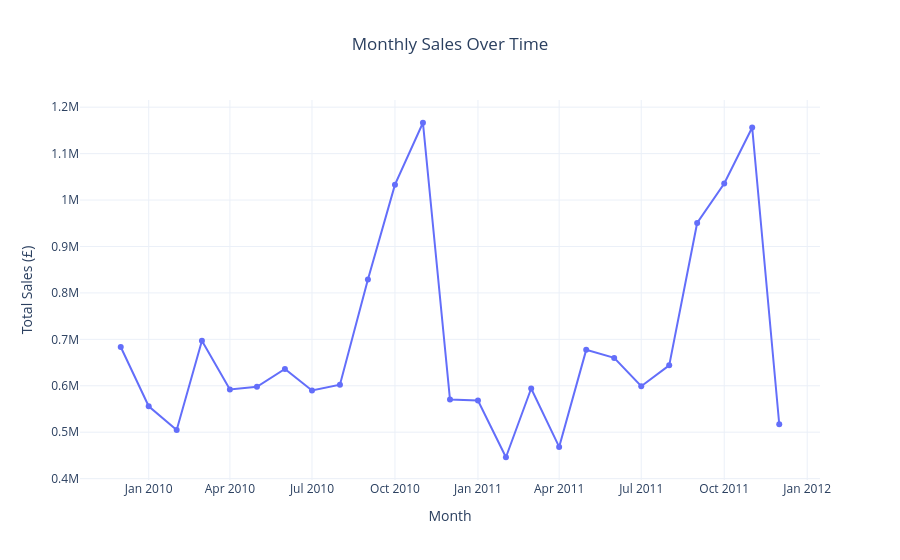

The cell this chart's notebook holds for it:
### Markdown cell above
### What are the monthly sales trends?

### Code cell
# group by monthly sales
monthly_sales = retaildf_clean.groupby(retaildf_clean["InvoiceDate"].dt.to_period("M"))["TotalPrice"].sum().reset_index()
monthly_sales["InvoiceDate"] = monthly_sales["InvoiceDate"].dt.to_timestamp()
monthly_sales.columns = ["Date", "Revenue"]

# time series chart
fig = px.line(
    monthly_sales,
    x="Date",
    y="Revenue",
    title="Monthly Sales Over Time",
    markers=True,
    labels={"Date": "Month", "Revenue": "Total Sales (£)"},
)

fig.update_layout(
    template="plotly_white",
    title_x=0.5
)
fig.show()

### Figure 1 — Plotly figure (JSON) as saved in the notebook; plotly's stock layout.template omitted (floating-point values rounded to 4 significant figures)
{"data": [{"hovertemplate": "Month=%{x}<br>Total Sales (£)=%{y}<extra></extra>", "legendgroup": "", "line": {"color": "#636efa", "dash": "solid"}, "marker": {"symbol": "circle"}, "mode": "lines+markers", "name": "", "orientation": "v", "showlegend": false, "type": "scatter", "x": ["2009-12-01T00:00:00", "2010-01-01T00:00:00", "2010-02-01T00:00:00", "2010-03-01T00:00:00", "2010-04-01T00:00:00", "2010-05-01T00:00:00", "2010-06-01T00:00:00", "2010-07-01T00:00:00", "2010-08-01T00:00:00", "2010-09-01T00:00:00", "2010-10-01T00:00:00", "2010-11-01T00:00:00", "2010-12-01T00:00:00", "2011-01-01T00:00:00", "2011-02-01T00:00:00", "2011-03-01T00:00:00", "2011-04-01T00:00:00", "2011-05-01T00:00:00", "2011-06-01T00:00:00", "2011-07-01T00:00:00", "2011-08-01T00:00:00", "2011-09-01T00:00:00", "2011-10-01T00:00:00", "2011-11-01T00:00:00", "2011-12-01T00:00:00"], "xaxis": "x", "y": [683500.0, 555800.0, 504600.0, 697000.0, 592000.0, 597800.0, 636400.0, 589700.0, 602200.0, 829000.0, 1033000.0, 1166000.0, 570400.0, 568100.0, 446100.0, 594100.0, 468400.0, 677400.0, 660000.0, 599000.0, 644100.0, 950700.0, 1036000.0, 1156000.0, 517200.0], "yaxis": "y"}], "layout": {"legend": {"tracegroupgap": 0}, "title": {"text": "Monthly Sales Over Time", "x": 0.5}, "xaxis": {"anchor": "y", "domain": [0, 1], "title": {"text": "Month"}}, "yaxis": {"anchor": "x", "domain": [0, 1], "title": {"text": "Total Sales (£)"}}}}
